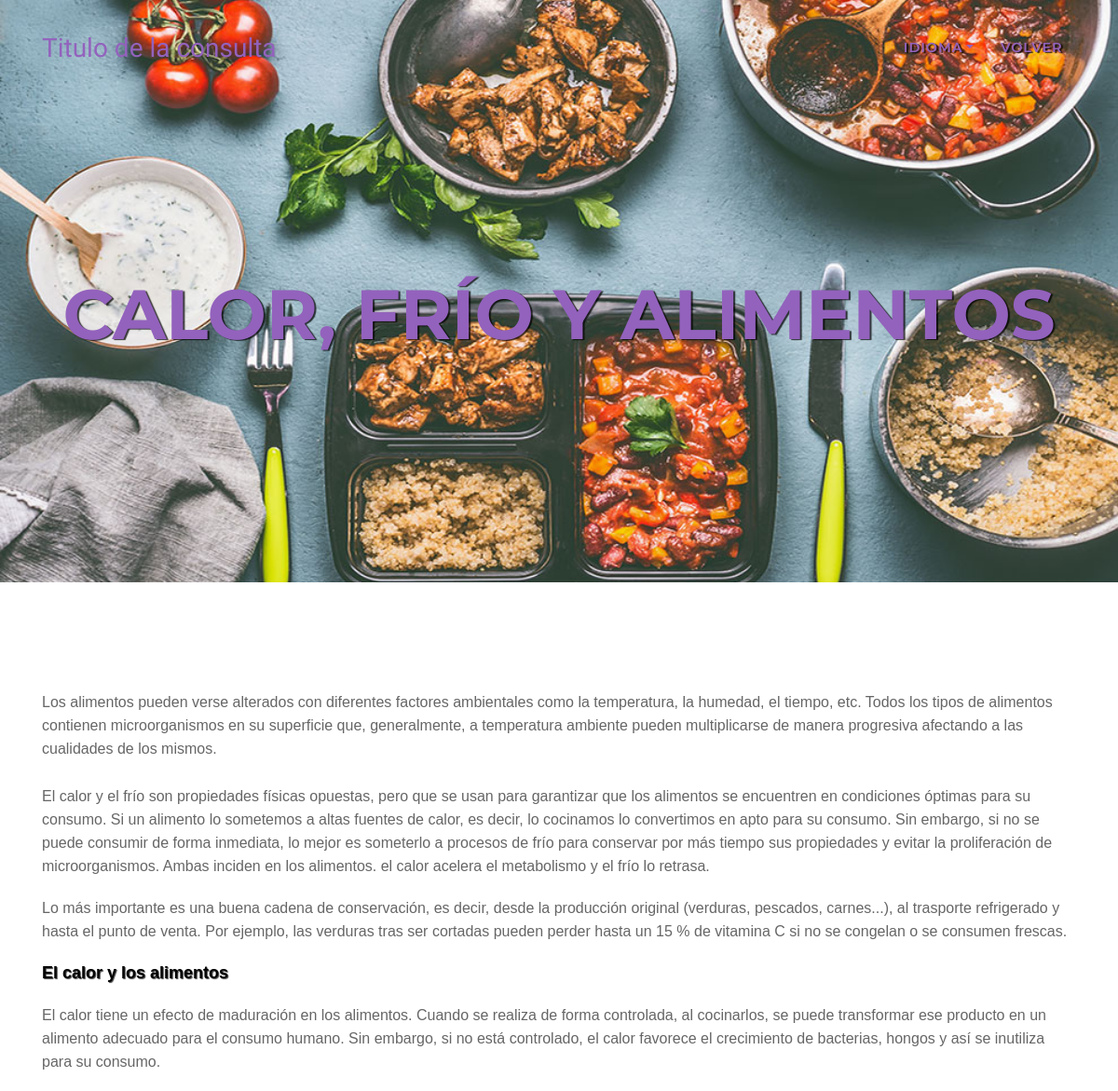
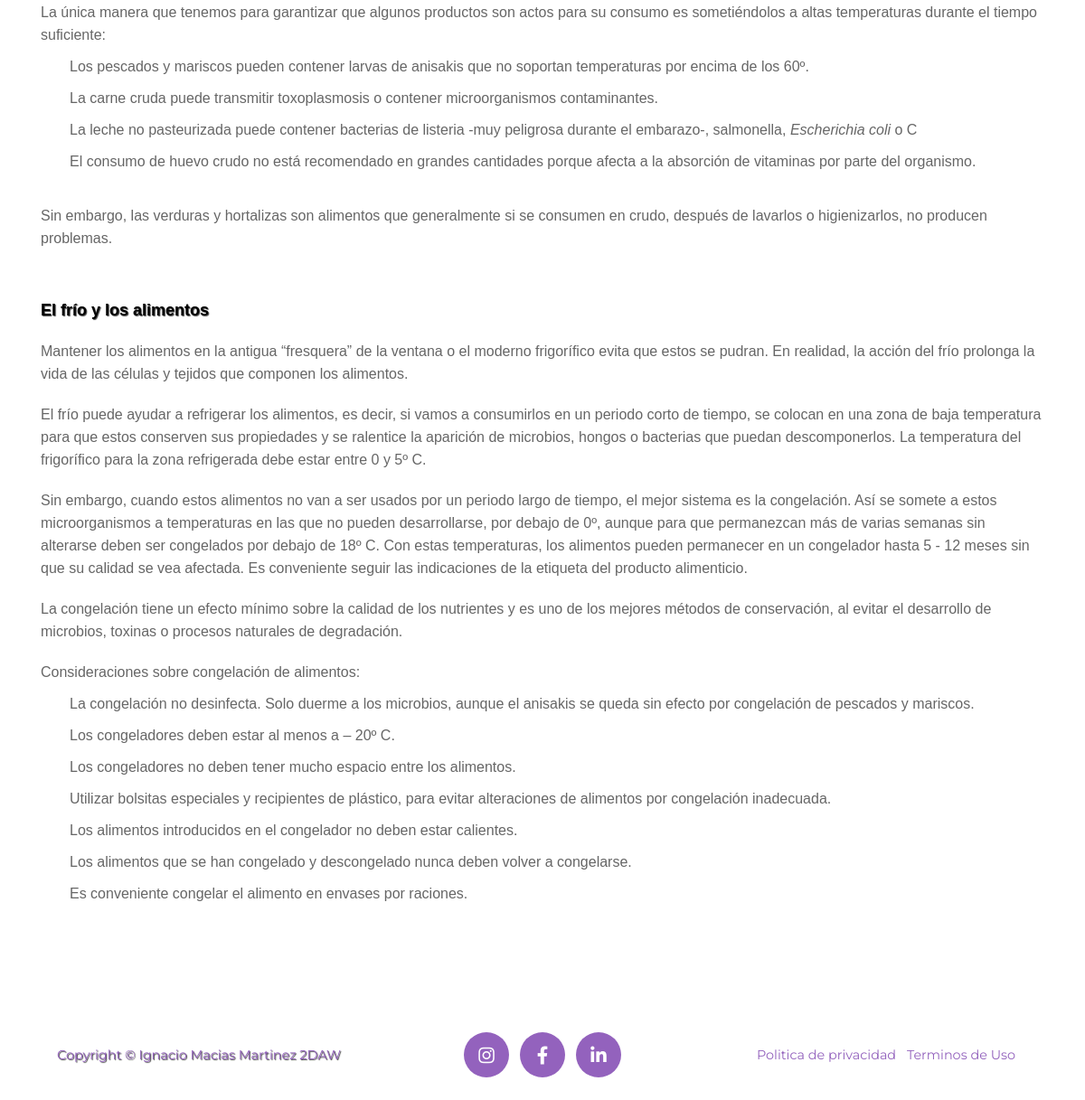
Screenshot of /verArticulo.php?asset=4 with the database file from the repository (2 pictures, top to bottom).
### tables this page shows
CREATE TABLE `articulos` (
  `titulo` varchar(255) NOT NULL,
  `resumen` text NOT NULL,
  `imagen` varchar(255) NOT NULL,
  `contenido` text NOT NULL,
  `fecha` datetime NOT NULL,
  `cat1` varchar(50) DEFAULT NULL,
  `cat2` varchar(50) DEFAULT NULL,
  `ID_art` int(255) NOT NULL
);

### castellano.php (called while the page is built, shortened)
<?php
$navIdioma="Idioma";
$fooPolitica="Politica de privacidad";
$fooTerminos="Terminos de Uso";
$pagArtVolver="Volver";

### verArticulo.php (the view, shortened to what this page needs)
<?php
if (isset($_SESSION["idioma"])){
    include $_SESSION["idioma"];
}else{
    include "castellano.php";
}
if(isset($_GET['asset'])) {
    $article_id = $_GET['asset'];
    $dbh = Connection::make();
    $stmt = $dbh->prepare("SELECT * FROM articulos WHERE ID_art = :article_id");
    $params = [':article_id'=>$article_id];
    $stmt->execute($params);
    $articulo = $stmt->fetch(PDO::FETCH_ASSOC);
} else {
    header('Location: index.php');
}
?>
<!DOCTYPE html>
<html lang="es">
<head>
    <link href="bootstrap/css/bootstrap.min.css" rel="stylesheet">
    <link href="img/fontawesome-free/css/all.min.css" rel="stylesheet" type="text/css">
    <link href="css/estilos.css" rel="stylesheet" type="text/css">
</head>
<body id="Principal">
<nav class="navbar navbar-expand-lg navbar-dark fixed-top" id="mainNav">
    <div class="container">
        <a class="navbar-brand js-scroll-trigger" href="index.php">Titulo de la consulta</a>
        <div class="collapse navbar-collapse" id="NavegadorResponsive">
            <ul class="navbar-nav text-uppercase ml-auto">
                <li class="nav-item">
                    <div class="dropdown nav-link">
                        <a class=" dropdown-toggle" id="dropdownMenu2" data-toggle="dropdown" aria-haspopup="true" aria-expanded="false"><?php echo $navIdioma ?></a>
                    </div>
                </li>
                <li class="nav-item">
                    <a class="nav-link js-scroll-trigger" href="pagArticulos.php"><?php echo $pagArtVolver ?></a>
                </li>
            </ul>
        </div>
    </div>
</nav>
<header class="masthead" style="background-image:url('<?= $articulo['imagen'] ?>')">
    <div class="container">
        <div class="intro-text">
            <div class=" intro-heading text-uppercase"><?= $articulo['titulo'] ?></div>
        </div>
    </div>
</header>
<section class=" page-section">
        <div class="container">
                <div class="row">
                    <div class="col-lg-12 ">
                        <p><?= $articulo['contenido'] ?></p>
                    </div>
                </div>
        </div>
</section>
<footer class="footer">
    <div class="container">
        <div class="row align-items-center">
            <div class="col-md-4">
                <span class="copyright">Copyright &copy; Ignacio Macias Martinez 2DAW</span>
            </div>
            <div class="col-md-4">
                <ul class="list-inline social-buttons">
                    <li class="list-inline-item">
                        <a href="#">
                            <i class="fab fa-instagram"></i>
                        </a>
                    </li>
                    <li class="list-inline-item">
                        <a href="#">
                            <i class="fab fa-facebook-f"></i>
                        </a>
                    </li>
                    <li class="list-inline-item">
                        <a href="#">
                            <i class="fab fa-linkedin-in"></i>
                        </a>
                    </li>
                </ul>
            </div>
            <div class="col-md-4">
                <ul class="list-inline quicklinks">
                    <li class="list-inline-item">
                        <a href="#"><?php echo $fooPolitica ?></a>
                    </li>
                    <li class="list-inline-item">
                        <a href="#"><?php echo $fooTerminos ?></a>
                    </li>
                </ul>
            </div>
        </div>
    </div>
</footer>
</body>
</html>

### css/estilos.css (style rules this page uses)
body { overflow-x: hidden; font-family: 'Roboto Slab', -apple-system, BlinkMacSystemFont, 'Segoe UI', Roboto, 'Helvetica Neue', Arial, sans-serif, 'Apple Color Emoji', 'Segoe UI Emoji', 'Segoe UI Symbol', 'Noto Color Emoji'; }
p { line-height: 1.75; }
a { color: #9362bd; }
h1, h2, h3, h4, h5, h6 { font-weight: 700; font-family: 'Montserrat', -apple-system, BlinkMacSystemFont, 'Segoe UI', Roboto, 'Helvetica Neue', Arial, sans-serif, 'Apple Color Emoji', 'Segoe UI Emoji', 'Segoe UI Symbol', 'Noto Color Emoji'; color: #9362bd; text-shadow: 1px 1px 1px rgba(0,0,0,0.75); }
.page-section { padding: 100px 0; }
@media (min-width: 768px) { section { padding: 150px 0; } }
#mainNav { background-color: #212529; }
#mainNav .navbar-brand { color: #9362bd; font-family: 'Kaushan Script', -apple-system, BlinkMacSystemFont, 'Segoe UI', Roboto, 'Helvetica Neue', Arial, sans-serif, 'Apple Color Emoji', 'Segoe UI Emoji', 'Segoe UI Symbol', 'Noto Color Emoji'; }
#mainNav .navbar-nav .nav-item .nav-link { font-size: 90%; font-weight: 600; padding: 0.75em 0; letter-spacing: 1px; color: #9362bd; text-shadow: 2px 1px 1px rgba(0,0,0,0.75); font-family: 'Montserrat', -apple-system, BlinkMacSystemFont, 'Segoe UI', Roboto, 'Helvetica Neue', Arial, sans-serif, 'Apple Color Emoji', 'Segoe UI Emoji', 'Segoe UI Symbol', 'Noto Color Emoji'; }
@media (min-width: 992px) { #mainNav { padding-top: 25px; padding-bottom: 25px; transition: padding-top 0.3s, padding-bottom 0.3s; border: none; background-color: transparent; } }
@media (min-width: 992px) { #mainNav .navbar-brand { font-size: 1.75em; transition: all 0.3s; } }
@media (min-width: 992px) { #mainNav .navbar-nav .nav-item .nav-link { padding: 1.1em 1em !important; } }
header.masthead { text-align: center; color: #9362bd; text-shadow: 2px 1px 1px rgba(0,0,0,0.75); background-repeat: no-repeat; background-attachment: scroll; background-position: center center; background-size: cover; }
header.masthead .intro-text { padding-top: 150px; padding-bottom: 100px; }
header.masthead .intro-text .intro-heading { font-size: 50px; font-weight: 700; line-height: 50px; margin-bottom: 25px; font-family: 'Montserrat', -apple-system, BlinkMacSystemFont, 'Segoe UI', Roboto, 'Helvetica Neue', Arial, sans-serif, 'Apple Color Emoji', 'Segoe UI Emoji', 'Segoe UI Symbol', 'Noto Color Emoji'; }
@media (min-width: 768px) { header.masthead .intro-text { padding-top: 300px; padding-bottom: 200px; } }
@media (min-width: 768px) { header.masthead .intro-text .intro-heading { font-size: 75px; font-weight: 700; line-height: 75px; margin-bottom: 50px; font-family: 'Montserrat', -apple-system, BlinkMacSystemFont, 'Segoe UI', Roboto, 'Helvetica Neue', Arial, sans-serif, 'Apple Color Emoji', 'Segoe UI Emoji', 'Segoe UI Symbol', 'Noto Color Emoji'; } }
.footer { padding: 25px 0; text-align: center; }
.footer span.copyright { font-size: 90%; line-height: 40px; font-family: 'Montserrat', -apple-system, BlinkMacSystemFont, 'Segoe UI', Roboto, 'Helvetica Neue', Arial, sans-serif, 'Apple Color Emoji', 'Segoe UI Emoji', 'Segoe UI Symbol', 'Noto Color Emoji'; color:#9362bd ; text-shadow: 1px 1px 1px rgba(0,0,0,0.75); }
.footer ul.quicklinks { font-size: 90%; line-height: 40px; margin-bottom: 0; text-transform: none; font-family: 'Montserrat', -apple-system, BlinkMacSystemFont, 'Segoe UI', Roboto, 'Helvetica Neue', Arial, sans-serif, 'Apple Color Emoji', 'Segoe UI Emoji', 'Segoe UI Symbol', 'Noto Color Emoji'; }
ul.social-buttons { margin-bottom: 0; }
ul.social-buttons li a { font-size: 20px; line-height: 50px; display: block; width: 50px; height: 50px; transition: all 0.3s; color: white; border-radius: 100%; outline: none; background-color: #9362bd; }

### rows the page displays
articulos: imagen (picture), titulo "CALOR, FRÍO Y ALIMENTOS", contenido "Los alimentos pueden verse alterados con diferentes factores ambientales como la temperatura, la humedad, el tiempo, etc. Todos los tipos de alimentos contienen microorganismos en su superficie que, generalmente, a temperatura ambiente pueden multiplicarse de manera progresiva afectando a las cualidades de los mismos. El calor y el frío son propiedades físicas opuestas, pero que se usan para garantizar que los alimentos se encuentren en condiciones óptimas para su consumo. Si un alimento lo sometemos a altas fuentes de calor, es decir, lo cocinamos lo convertimos en apto para su consumo. Sin embargo, si no se puede consumir de forma inmediata, lo mejor es someterlo a procesos de frío para…"

### other values shown
$navIdioma "IDIOMA"
$pagArtVolver "VOLVER"
$fooPolitica "Politica de privacidad"
$fooTerminos "Terminos de Uso"
